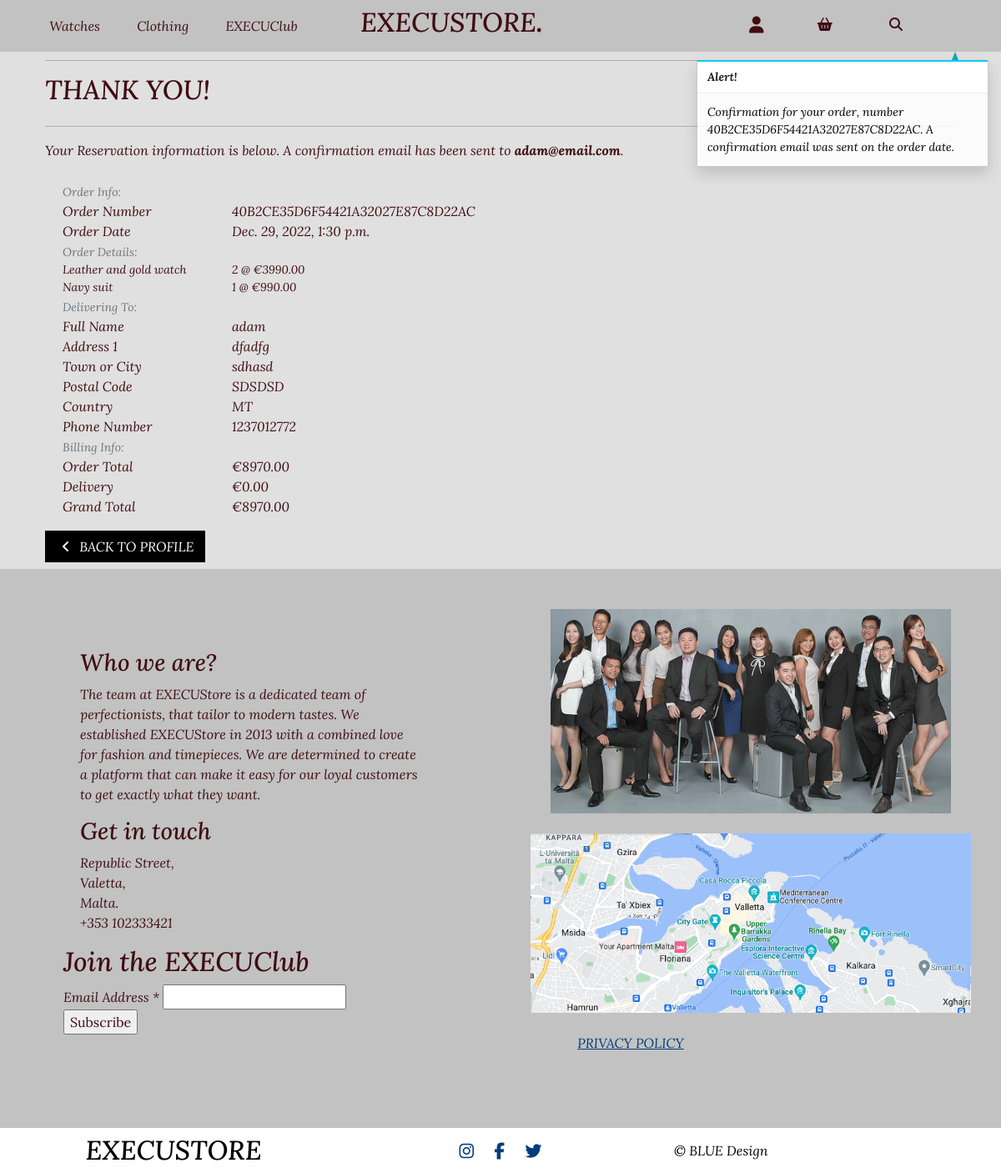
Page /profile/order_history/40B2CE35D6F54421A32027E87C8D22AC on the committed database.
### checkout/models.py (models this page shows, shortened)
class Order(models.Model):
    order_number = models.CharField(max_length=32, null=False, editable=False)
    user_profile = models.ForeignKey(UserProfile, on_delete=models.SET_NULL,
                                     null=True, blank=True, related_name='orders')
    full_name = models.CharField(max_length=50, null=False, blank=False)
    email = models.EmailField(max_length=250, null=False, blank=False)
    phone_number = models.CharField(max_length=20, null=False, blank=False)
    country = CountryField(blank_label='Country *', null=False, blank=False)
    postcode = models.CharField(max_length=20, null=True, blank=True)
    town_or_city = models.CharField(max_length=40, null=False, blank=False)
    street_address1 = models.CharField(max_length=80, null=False, blank=False)
    street_address2 = models.CharField(max_length=80, null=True, blank=True)
    county = models.CharField(max_length=80, null=True, blank=True)
    date = models.DateTimeField(auto_now_add=True)
    delivery_cost = models.DecimalField(max_digits=6, decimal_places=2, null=False, default=0)
    order_total = models.DecimalField(max_digits=15, decimal_places=2, null=False, default=0)
    grand_total = models.DecimalField(max_digits=15, decimal_places=2, null=False, default=0)
    original_bag = models.TextField(null=False, blank=False, default='')
    stripe_pid = models.CharField(max_length=254, null=False, blank=False, default='')

class OrderLineItem(models.Model):
    order = models.ForeignKey(Order, null=False, blank=False,
                              on_delete=models.CASCADE,
                              related_name='lineitems')
    product = models.ForeignKey(Product, null=False,
                                blank=False, on_delete=models.CASCADE)
    quantity = models.IntegerField(null=False, blank=False, default=0)
    lineitem_total = models.DecimalField(max_digits=15, decimal_places=2,
                                         null=False, blank=False,
                                         editable=False)

### products/models.py (models this page shows, shortened)
class Product(models.Model):
    category = models.ForeignKey('Category', null=True, blank=True,
                                 on_delete=models.SET_NULL)
    name = models.CharField(max_length=255)
    product_id = models.CharField(max_length=254, null=True, blank=True)
    description = models.TextField()
    price = models.DecimalField(max_digits=15, decimal_places=2)
    availability = models.CharField(max_length=255)
    image_url = models.URLField(max_length=1024, null=True, blank=True)
    image = models.ImageField(null=True, blank=True)

### profiles/views.py (the view)
# urls.py: path('order_history/<order_number>', views.order_history, name='order_history'),
def order_history(request, order_number):
    order = get_object_or_404(Order, order_number=order_number)
    messages.info(request, (
        f'Confirmation for your order, number {order_number}. '
        'A confirmation email was sent on the order date.'
    ))
    template = 'checkout/checkout_success.html'
    context = {
        'order': order,
        'from_profile': True,
    }
    return render(request, template, context)

### bag/contexts.py (called while the page is built, shortened)
def bag_contents(request):
    bag_items = []
    total = 0
    product_count = 0
    bag = request.session.get('bag', {})
    if total < settings.FREE_DELIVERY_THRESHOLD:
        delivery = total * Decimal(settings.STANDARD_DELIVERY_PERCENTAGE / 100)
        free_delivery_delta = settings.FREE_DELIVERY_THRESHOLD - total
    else:
        delivery = 0
        free_delivery_delta = 0
    grand_total = delivery + total
    context = {
        'bag_items': bag_items,
        'total': total,
        'product_count': product_count,
        'delivery': delivery,
        'free_delivery_delta': free_delivery_delta,
        'free_delivery_threshold': settings.FREE_DELIVERY_THRESHOLD,
        'grand_total': grand_total,
    }
    return context

### checkout/templates/checkout/checkout_success.html (shortened to what this page needs)
{% extends "base.html" %}
{% load static %}
{% block extra_css %}
    <link rel="stylesheet" href="{% static 'checkout/css/checkout.css' %}">
{% endblock %}
{% block content %}
    <div class="container display">
        <div class="row">
            <div class="col">
                <hr>
                <h2 class="logo-font mb-4">Thank You!</h2>
                <hr>
                <p class="text-color">Your Reservation information is below. A confirmation email has been sent to <strong>{{ order.email }}</strong>.</p>
            </div>
        </div>
        <div class="row">
            <div class="col-12 col-lg-7">
                <div class="order-confirmation-wrapper p-2 border">
                    <div class="row">
                        <div class="col">
                            <small class="text-muted">Order Info:</small>
                        </div>
                    </div>
                    <div class="row">
                        <div class="col-12 col-md-4">
                            <p class="mb-0 text-color font-weight-bold">Order Number</p>
                        </div>
                        <div class="col-12 col-md-8 text-md-right">
                            <p class="mb-0">{{ order.order_number }}</p>
                        </div>
                    </div>
                    <div class="row">
                        <div class="col-12 col-md-4">
                            <p class="mb-0 text-color font-weight-bold">Order Date</p>
                        </div>
                        <div class="col-12 col-md-8 text-md-right">
                            <p class="mb-0">{{ order.date }}</p>
                        </div>
                    </div>
                    <div class="row">
                        <div class="col">
                            <small class="text-muted">Order Details:</small>
                        </div>
                    </div>
                    {% for item in order.lineitems.all %}
                    <div class="row">
                        <div class="col-12 col-md-4">
                            <p class="small mb-0 text-color font-weight-bold">
                                {{ item.product.name }}
                            </p>
                        </div>
                        <div class="col-12 col-md-8 text-md-right">
                            <p class="small mb-0">{{ item.quantity }} @ €{{ item.product.price }} </p>
                        </div>
                    </div>
                    {% endfor %}
                    <div class="row">
                        <div class="col">
                            <small class="text-muted">Delivering To:</small>
                        </div>
                    </div>
                    <div class="row">
                        <div class="col-12 col-md-4">
                            <p class="mb-0 text-color font-weight-bold">Full Name</p>
                        </div>
                        <div class="col-12 col-md-8 text-md-right">
                            <p class="mb-0">{{ order.full_name }}</p>
                        </div>
                    </div>
                    <div class="row">
                        <div class="col-12 col-md-4">
                            <p class="mb-0 text-color font-weight-bold">Address 1</p>
                        </div>
                        <div class="col-12 col-md-8 text-md-right">
                            <p class="mb-0">{{ order.street_address1 }}</p>
                        </div>
                    </div>
                    <div class="row">
                        <div class="col-12 col-md-4">
                            <p class="mb-0 text-color font-weight-bold">Town or City</p>
                        </div>
                        <div class="col-12 col-md-8 text-md-right">
                            <p class="mb-0">{{ order.town_or_city }}</p>
                        </div>
                    </div>
                    {% if order.postcode %}
                    <div class="row">
                        <div class="col-12 col-md-4">
                            <p class="mb-0 text-color font-weight-bold">Postal Code</p>
                        </div>
                        <div class="col-12 col-md-8 text-md-right">
                            <p class="mb-0">{{ order.postcode }}</p>
                        </div>
                    </div>
                    {% endif %}
                    <div class="row">
                        <div class="col-12 col-md-4">
                            <p class="mb-0 text-color font-weight-bold">Country</p>
                        </div>
                        <div class="col-12 col-md-8 text-md-right">
                            <p class="mb-0">{{ order.country }}</p>
                        </div>
                    </div>
                    <div class="row">
                        <div class="col-12 col-md-4">
                            <p class="mb-0 text-color font-weight-bold">Phone Number</p>
                        </div>
                        <div class="col-12 col-md-8 text-md-right">
                            <p class="mb-0">{{ order.phone_number }}</p>
                        </div>
                    </div>
                    <div class="row">
                        <div class="col">
                            <small class="text-muted">Billing Info:</small>
                        </div>
                    </div>
                    <div class="row">
                        <div class="col-12 col-md-4">
                            <p class="mb-0 text-color font-weight-bold">Order Total</p>
                        </div>
                        <div class="col-12 col-md-8 text-md-right">
                            <p class="mb-0">€{{ order.order_total }}</p>
                        </div>
                    </div>
                    <div class="row">
                        <div class="col-12 col-md-4">
                            <p class="mb-0 text-color font-weight-bold">Delivery</p>
                        </div>
                        <div class="col-12 col-md-8 text-md-right">
                            <p class="mb-0">€{{ order.delivery_cost }}</p>
                        </div>
                    </div>
                    <div class="row">
                        <div class="col-12 col-md-4">
                            <p class="mb-0 text-color font-weight-bold">Grand Total</p>
                        </div>
                        <div class="col-12 col-md-8 text-md-right">
                            <p class="mb-0">€{{ order.grand_total }}</p>
                        </div>
                    </div>
                </div>
            </div>
        </div>
        <div class="row">
            <div class="col-12 col-lg-7 text-right">
                {% if from_profile %}
                    <a href="{% url 'profile' %}" class="btn btn-black rounded-0 my-2">
                        <span class="icon mr-2">
                            <i class="fas fa-angle-left"></i>
                        </span>
                        <span class="text-uppercase">Back to Profile</span>
                    </a>
                {% endif %}
			</div>
		</div>
    </div>
{% endblock %}

### static/css/base.css (style rules this page uses)
html { height: 100%; }
body { color: #3F0D12; font-family: 'Lora'; font-style: italic; box-sizing: border-box; min-height: 100vh; display: flex; flex-direction: column; }
.icon { align-items: center; display: inline-flex; justify-content: center; height: 1.5rem; width: 1.5rem; }
.logo-font { text-transform: uppercase; }
.btn-black { background: black; color: white; }
.display { min-height: 500px; }
.display { padding-top: 3.5rem; }
.text-color { color: #3F0D12 !important; }
.row { margin: 0; }

### checkout/static/checkout/css/checkout.css (style rules this page uses)
.text-color { color: #3F0D12; }

### rows in the picture
Order: email "adam@email.com", order_number "40B2CE35D6F54421A32027E87C8D22AC", date "Dec. 29, 2022, 1:30 p.m.", full_name "adam", street_address1 "dfadfg", town_or_city "sdhasd", postcode "SDSDSD", country "MT", phone_number "1237012772", order_total "8970.00", delivery_cost "0.00", grand_total "8970.00"
OrderLineItem: product.name "Leather and gold watch", quantity "2", product.price "3990.00"
OrderLineItem: product.name "Navy suit", quantity "1", product.price "990.00"

### other values in the picture
{{ message }} "Confirmation for your order, number 40B2CE35D6F54421A32027E87C8D22AC. A confirmation email was sent on the order date."
